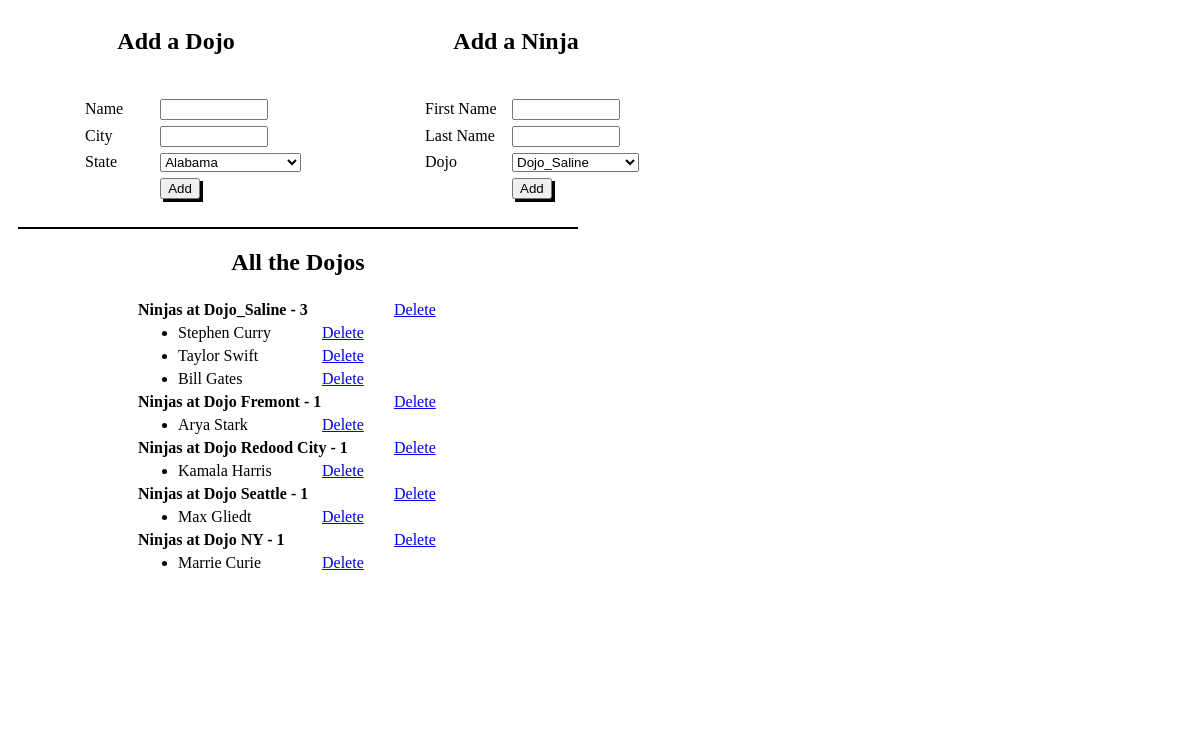
The page / on the database its author committed.
### main/models.py (models this page shows)
class Dojo(models.Model):
    name = models.CharField(max_length=255)
    city = models.CharField(max_length=255)
    state = models.CharField(max_length=2)
    desc = models.CharField(max_length=255)

class Ninja(models.Model):
    first_name = models.CharField(max_length=255)
    last_name = models.CharField(max_length=255)
    school = models.ForeignKey(
        Dojo,
        related_name="student",
        on_delete=models.CASCADE
    )

### main/views.py (the view)
# urls.py: path('', views.index),
def index(request):
    context ={
        "all_dojos": Dojo.objects.all(),
        "all_ninjas": Ninja.objects.all(),
    }
    return render(request, "index.html", context)

### main/templates/index.html (shortened to what this page needs)
<!DOCTYPE html>
<html lang="en">
<head>
    {% load static %}
    <link rel='stylesheet' href='{% static 'dojostyle.css' %}'>
</head>
<body>
    <div id="container">
        <h2>Add a Dojo</h2>
        <h2>Add a Ninja</h2>
        <div class='sideBox'>
            <form action="add-dojo" method=POST>
                <table>
                    <tr>
                        <td><label for="dojo_name">Name</label></td>
                        <td><input type="text" name="dojo_name" required></td>
                    </tr>
                    <tr>
                        <td><label for="city">City</label></td>
                        <td><input type="text" name="city" required></td>
                    </tr>
                    <tr>
                        <td><label for="state">State</label></td>
                        <td>
                            <select name="state" required>
                                <option value="AL">Alabama</option>
                            </select>
                        </td>
                    </tr>
                    <tr>
                        <td></td>
                        <td><button>Add</button></td>
                    </tr>
                </table>
            </form>
        </div>
        <div class='sideBox'>
            <form action="add-ninja" method=POST>
                <table>
                    <tr>
                        <td><label for="ninja_first_name">First Name</label></td>
                        <td><input type="text" name="ninja_first_name" required></td>
                    </tr>
                    <tr>
                        <td><label for="ninja_last_name">Last Name</label></td>
                        <td><input type="text" name="ninja_last_name" required></td>
                    </tr>
                    <tr>
                        <td><label for="dojo_id">Dojo</label></td>
                        <td><select name="dojo_id" required>
                            {% for dojo in all_dojos %}
                            <option value="{{dojo.id}}">{{dojo.name}}</option>
                            {% endfor %}
                            </select>
                        </td>
                    </tr>
                    <tr>
                        <td></td>
                        <td><button>Add</button></td>
                    </tr>
                </table>
            </form>
        </div>
        <div id="bottomBox">
            <h2>All the Dojos</h2>
            {% for dojo in all_dojos %}
            <p>Ninjas at {{ dojo.name }} - {{ dojo.student.all.count }} </p>
            <a href="dojo/{{ dojo.id }}/delete"> Delete</a>
                {% for ninja in dojo.student.all %}
                <ul>
                    <li>{{ ninja.first_name }} {{ ninja.last_name }}</li>
                </ul>
                <a href="ninja/{{ ninja.id }}/delete"> Delete</a>
                {% endfor %}
            {% endfor %}
        </div>
    </div>
</body>
</html>

### main/static/dojostyle.css (style rules this page uses)
#container { width: 700px; }
h2 { width: 48%; text-align: center; display: inline-block; }
table { margin: 20px 0; }
td { padding: 2px 0; width: 100px; }
button { box-shadow: 3px 3px black; }
.sideBox { width: 48%; display: inline-block; margin: 0px 0px; }
form { width: 70%; padding-left: 60px; }
input { width: 100px; }
option { width: 100px; }
label { width: 100px; margin-left: 15px; }
#bottomBox { border-top: 2px solid black; margin: 0 10px; width: 80%; min-height: 500px; }
#bottomBox h2 { width: 100%; }
#bottomBox p, ul { margin: 5px 0px 0px 120px; }
#bottomBox ul { display: inline-block; width: 25%; }
#bottomBox p { display: inline-block; width: 45%; }
#bottomBox p { font-weight: bold; }

### rows shown on the page
Dojo: name "Dojo_Saline", student.all.count "3"
Ninja: first_name "Stephen", last_name "Curry"
Ninja: first_name "Taylor", last_name "Swift"
Ninja: first_name "Bill", last_name "Gates"
Dojo: name "Dojo Fremont", student.all.count "1"
Ninja: first_name "Arya", last_name "Stark"
Dojo: name "Dojo Redood City", student.all.count "1"
Ninja: first_name "Kamala", last_name "Harris"
Dojo: name "Dojo Seattle", student.all.count "1"
Ninja: first_name "Max", last_name "Gliedt"
Dojo: name "Dojo NY", student.all.count "1"
Ninja: first_name "Marrie", last_name "Curie"

### other values the page prints
form field dojo_id "Dojo_Saline"
